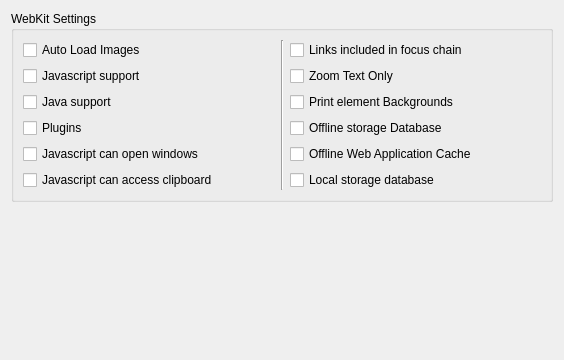
<?xml version="1.0" encoding="UTF-8"?>
<ui version="4.0">
 <class>webkit</class>
 <widget class="QWidget" name="webkit">
  <property name="geometry">
   <rect>
    <x>0</x>
    <y>0</y>
    <width>564</width>
    <height>360</height>
   </rect>
  </property>
  <layout class="QVBoxLayout" name="verticalLayout">
   <item>
    <widget class="QGroupBox" name="groupBox">
     <property name="title">
      <string>WebKit Settings</string>
     </property>
     <layout class="QGridLayout" name="gridLayout">
      <item row="0" column="0">
       <widget class="QCheckBox" name="kcfg_autoLoadImages">
        <property name="text">
         <string>Auto Load Images</string>
        </property>
       </widget>
      </item>
      <item row="0" column="1" rowspan="6">
       <widget class="Line" name="line">
        <property name="orientation">
         <enum>Qt::Vertical</enum>
        </property>
       </widget>
      </item>
      <item row="0" column="2">
       <widget class="QCheckBox" name="kcfg_linksIncludedInFocusChain">
        <property name="text">
         <string>Links included in focus chain</string>
        </property>
       </widget>
      </item>
      <item row="1" column="0">
       <widget class="QCheckBox" name="kcfg_javascriptEnabled">
        <property name="text">
         <string>Javascript support</string>
        </property>
       </widget>
      </item>
      <item row="1" column="2">
       <widget class="QCheckBox" name="kcfg_zoomTextOnly">
        <property name="text">
         <string>Zoom Text Only</string>
        </property>
       </widget>
      </item>
      <item row="2" column="0">
       <widget class="QCheckBox" name="kcfg_javaEnabled">
        <property name="text">
         <string>Java support</string>
        </property>
       </widget>
      </item>
      <item row="2" column="2">
       <widget class="QCheckBox" name="kcfg_printElementBackgrounds">
        <property name="text">
         <string>Print element Backgrounds</string>
        </property>
       </widget>
      </item>
      <item row="3" column="0">
       <widget class="QCheckBox" name="kcfg_pluginsEnabled">
        <property name="text">
         <string>Plugins</string>
        </property>
       </widget>
      </item>
      <item row="3" column="2">
       <widget class="QCheckBox" name="kcfg_offlineStorageDatabaseEnabled">
        <property name="text">
         <string>Offline storage Database</string>
        </property>
       </widget>
      </item>
      <item row="4" column="0">
       <widget class="QCheckBox" name="kcfg_javascriptCanOpenWindows">
        <property name="text">
         <string>Javascript can open windows</string>
        </property>
       </widget>
      </item>
      <item row="4" column="2">
       <widget class="QCheckBox" name="kcfg_offlineWebApplicationCacheEnabled">
        <property name="text">
         <string>Offline Web Application Cache </string>
        </property>
       </widget>
      </item>
      <item row="5" column="0">
       <widget class="QCheckBox" name="kcfg_javascriptCanAccessClipboard">
        <property name="text">
         <string>Javascript can access clipboard</string>
        </property>
       </widget>
      </item>
      <item row="5" column="2">
       <widget class="QCheckBox" name="kcfg_localStorageDatabaseEnabled">
        <property name="text">
         <string>Local storage database</string>
        </property>
       </widget>
      </item>
     </layout>
    </widget>
   </item>
   <item>
    <spacer name="verticalSpacer">
     <property name="orientation">
      <enum>Qt::Vertical</enum>
     </property>
     <property name="sizeHint" stdset="0">
      <size>
       <width>20</width>
       <height>146</height>
      </size>
     </property>
    </spacer>
   </item>
  </layout>
 </widget>
 <resources/>
 <connections/>
</ui>
